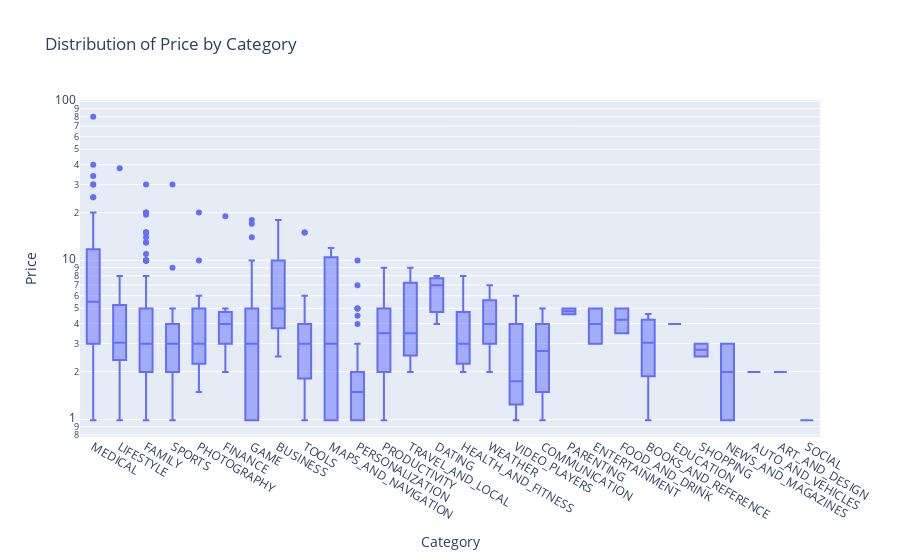

Here is the notebook cell this chart was saved with:
### Code cell
paid_box = px.box(paid_app, x='Category', y='Price',
                 title='Distribution of Price by Category')
paid_box.update_layout(yaxis=dict(type='log'), xaxis={'categoryorder':'max descending'})
paid_box.show()

### Figure 1 — Plotly figure (JSON) as saved in the notebook; plotly's stock layout.template omitted (floating-point values rounded to 4 significant figures; data arrays with more than 128 entries replaced by an {"elided": "..."} marker saying what was removed)
{"data": [{"alignmentgroup": "True", "hovertemplate": "Category=%{x}<br>Price=%{y}<extra></extra>", "legendgroup": "", "marker": {"color": "#636efa"}, "name": "", "notched": false, "offsetgroup": "", "orientation": "v", "showlegend": false, "type": "box", "x": {"elided": "589 str values"}, "x0": " ", "xaxis": "x", "y": {"elided": "589 float values"}, "y0": " ", "yaxis": "y"}], "layout": {"boxmode": "group", "legend": {"tracegroupgap": 0}, "title": {"text": "Distribution of Price by Category"}, "xaxis": {"anchor": "y", "categoryorder": "max descending", "domain": [0, 1], "title": {"text": "Category"}}, "yaxis": {"anchor": "x", "domain": [0, 1], "title": {"text": "Price"}, "type": "log"}}}
